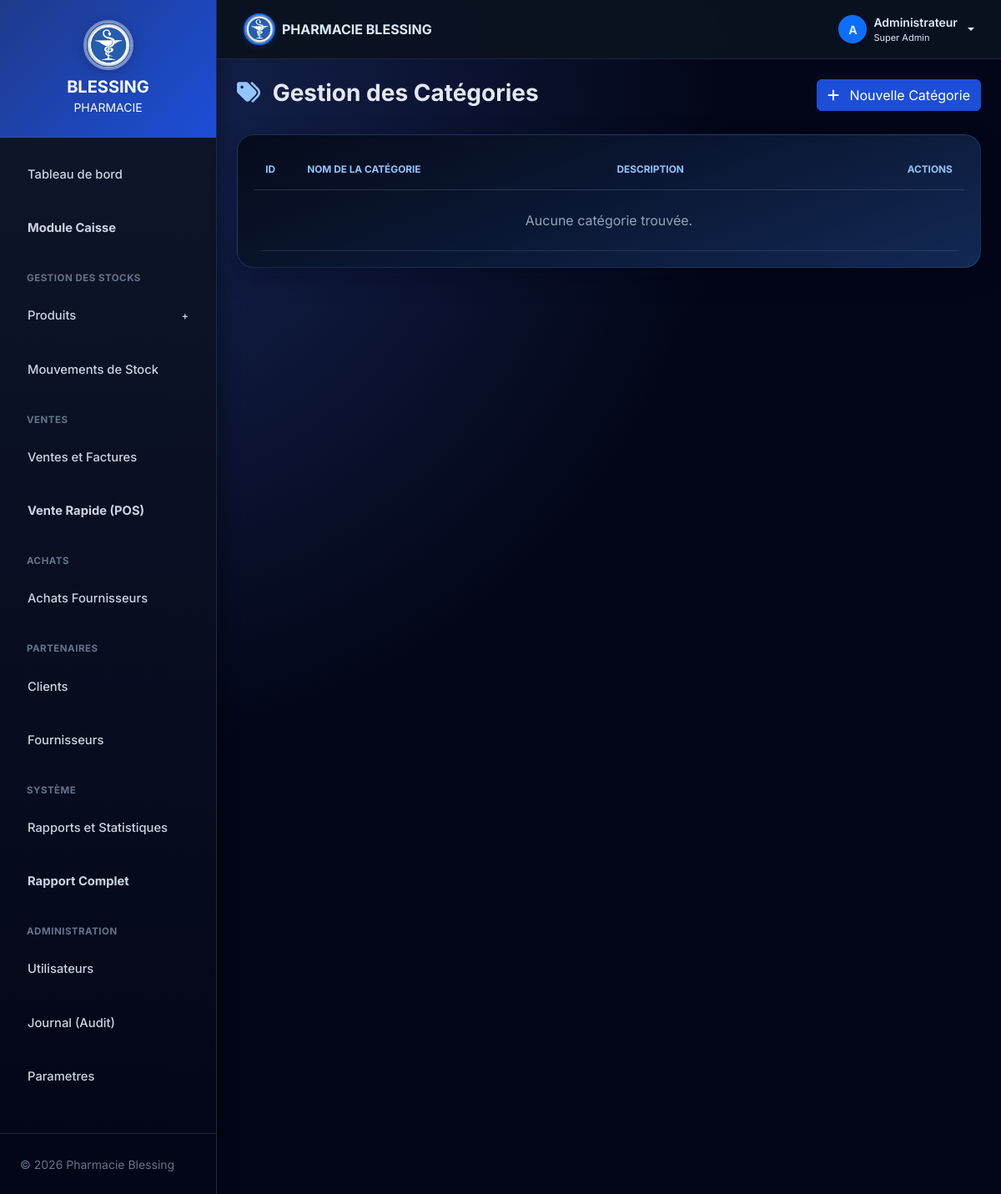
Before: /modules/categories/index.php (signed in) with the older database file.
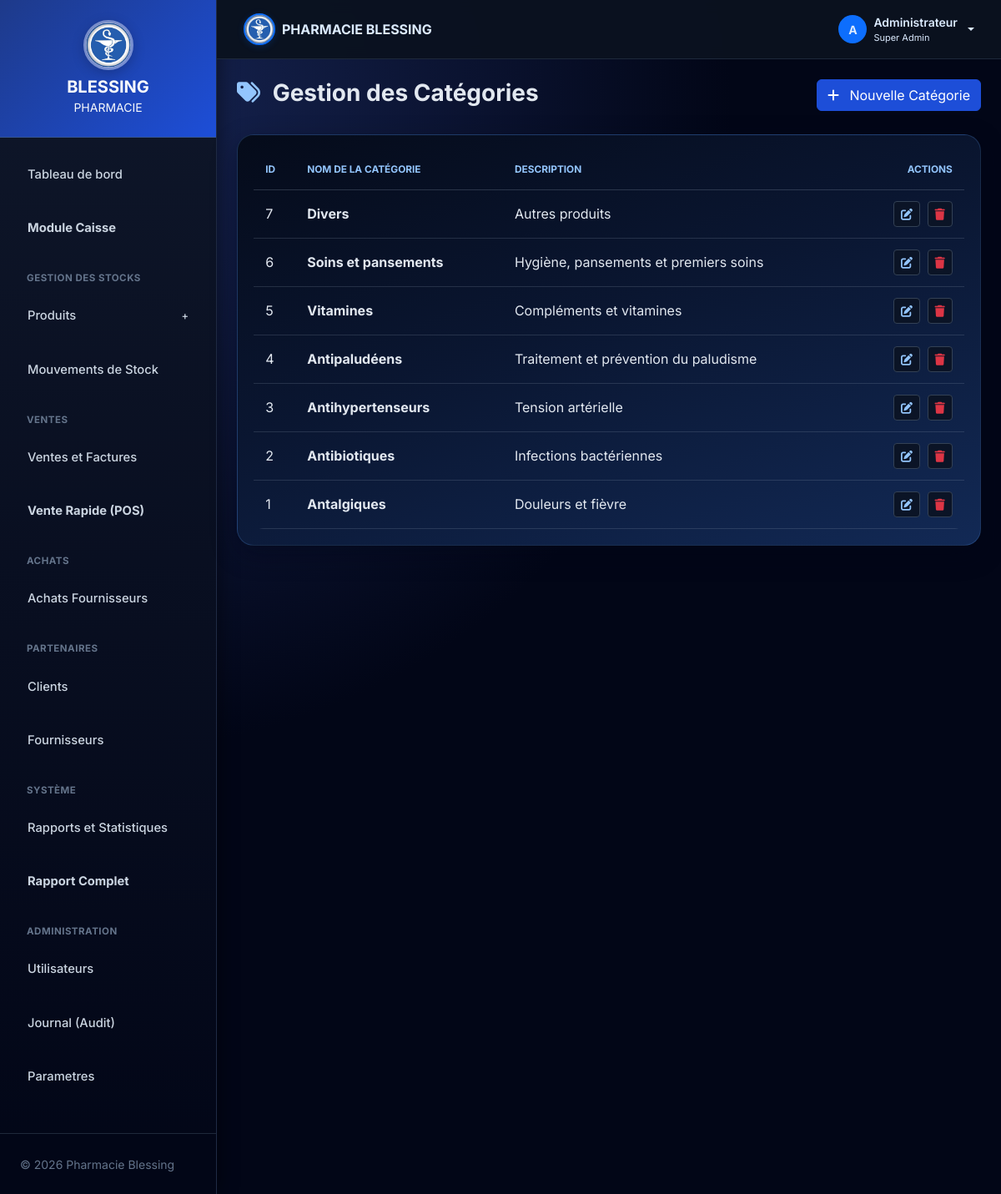
After: the same page with the newer database file.
### tables this page shows
CREATE TABLE IF NOT EXISTS categories (
  id INT AUTO_INCREMENT PRIMARY KEY,
  name VARCHAR(150) NOT NULL UNIQUE,
  description TEXT NULL,
  created_at DATETIME NOT NULL DEFAULT CURRENT_TIMESTAMP
);

### modules/categories/index.php (the view, shortened to what this page needs)
<?php
require_once '../../config/db.php';
require_once '../../includes/functions.php';
$categories = $pdo->query("SELECT * FROM categories ORDER BY id DESC")->fetchAll();
require_once '../../includes/header.php';
?>
<div class="row mb-4">
    <div class="col-md-6">
        <h3 class="fw-bold"><i class="fas fa-tags text-primary me-2"></i> Gestion des Catégories</h3>
    </div>
    <div class="col-md-6 text-end">
        <button class="btn btn-primary" data-bs-toggle="modal" data-bs-target="#addCategoryModal">
            <i class="fas fa-plus me-2"></i> Nouvelle Catégorie
        </button>
    </div>
</div>
<div class="cat-night-wrap">
    <div class="table-responsive">
        <table class="table table-hover table-custom mb-0">
            <thead>
                <tr>
                    <th style="width: 50px;">ID</th>
                    <th>Nom de la catégorie</th>
                    <th>Description</th>
                    <th class="text-end">Actions</th>
                </tr>
            </thead>
            <tbody>
                <?php foreach ($categories as $cat): ?>
                <tr>
                    <td><?php echo $cat['id']; ?></td>
                    <td class="fw-bold"><?php echo $cat['name']; ?></td>
                    <td><?php echo $cat['description'] ?: '-'; ?></td>
                    <td class="text-end">
                        <button class="btn btn-sm btn-light text-primary edit-cat"
                                data-id="<?php echo $cat['id']; ?>"
                                data-name="<?php echo $cat['name']; ?>"
                                data-description="<?php echo $cat['description']; ?>"
                                data-bs-toggle="modal" data-bs-target="#addCategoryModal">
                            <i class="fas fa-edit"></i>
                        </button>
                        <?php echo csrf_delete_form($cat['id'], 'Supprimer cette catégorie ?', 'btn btn-sm btn-light text-danger ms-1'); ?>
                    </td>
                </tr>
                <?php endforeach; ?>
                <?php if (empty($categories)): ?>
                <tr>
                    <td colspan="4" class="text-center py-4 text-muted">Aucune catégorie trouvée.</td>
                </tr>
                <?php endif; ?>
            </tbody>
        </table>
    </div>
</div>
<?php require_once '../../includes/footer.php'; ?>

### includes/header.php (shortened to what this page needs)
<?php
require_once __DIR__ . '/functions.php';
?>
<!DOCTYPE html>
<html lang="fr">
<head>
    <link href="https://cdn.jsdelivr.net/npm/bootstrap@5.3.0/dist/css/bootstrap.min.css" rel="stylesheet">
    <link rel="stylesheet" href="https://cdnjs.cloudflare.com/ajax/libs/font-awesome/6.5.2/css/all.min.css">
    <link href="<?php echo app_base_url('assets/css/style.css'); ?>" rel="stylesheet">
</head>
<body>
    <div class="wrapper">
        <?php include __DIR__ . '/sidebar.php'; ?>
        <div id="content">
            <nav class="navbar navbar-expand-lg navbar-dark border-bottom px-2 px-md-4 py-2 py-md-3">
                <div class="container-fluid px-1 px-md-2">
                    <a href="<?php echo app_base_url('dashboard.php'); ?>" class="text-decoration-none d-flex align-items-center gap-2">
                        <img src="<?php echo app_base_url('assets/img/pha.jpeg'); ?>" alt="Pharmacie Blessing" class="logo-clock" style="height:38px;width:38px;object-fit:cover;border-radius:50%;border:2px solid #0d6efd;box-shadow:0 2px 8px rgba(13,110,253,0.18);">
                        <span class="fw-bold text-primary fs-6 d-none d-md-inline">PHARMACIE BLESSING</span>
                    </a>
                    <div class="ms-auto d-flex align-items-center gap-2 gap-md-3">
                        <div class="dropdown">
                            <a class="nav-link dropdown-toggle d-flex align-items-center gap-2" href="#" role="button" data-bs-toggle="dropdown">
                                <div class="bg-primary text-white rounded-circle d-flex align-items-center justify-content-center fw-bold" style="width: 34px; height: 34px; font-size: 14px;">
                                    <?php echo strtoupper(substr($_SESSION['full_name'], 0, 1)); ?>
                                </div>
                                <div class="d-none d-md-block text-start">
                                    <div class="fw-600 small"><?php echo htmlspecialchars($_SESSION['full_name']); ?></div>
                                    <div class="text-muted" style="font-size: 11px;"><?php echo $_SESSION['role']; ?></div>
                                </div>
                            </a>
                        </div>
                    </div>
                </div>
            </nav>
            <div class="container-fluid p-4">

### includes/sidebar.php (shortened to what this page needs)
<?php $base_url = rtrim(app_base_url(), '/'); if ($base_url === '') { $base_url = ''; } ?>
<nav id="sidebar">
    <div class="sidebar-header p-4 text-center">
        <a href="<?php echo $base_url; ?>/dashboard.php" class="text-decoration-none">
            <img src="<?php echo $base_url; ?>/assets/img/pha.jpeg" alt="Logo" class="logo-clock"
                 style="width:60px;height:60px;object-fit:cover;border-radius:50%;border:3px solid rgba(255,255,255,0.4);box-shadow:0 4px 15px rgba(0,0,0,0.2);margin-bottom:8px;display:block;margin-left:auto;margin-right:auto;">
            <h5 class="mb-0 fw-bold text-white">BLESSING</h5>
            <small class="text-white-50">PHARMACIE</small>
        </a>
    </div>
    <ul class="list-unstyled components p-3">
        <?php if (has_role('Super Admin') || has_role('Admin')): ?>
        <li class="mb-2">
            <a href="<?php echo $base_url; ?>/dashboard.php" class="nav-link p-3 rounded <?php echo basename($_SERVER['PHP_SELF']) == 'dashboard.php' ? 'active' : ''; ?>">
                Tableau de bord
            </a>
        </li>
        <?php endif; ?>
        <?php if (!has_role('Magasinier')): ?>
        <li class="mb-2">
            <a href="<?php echo $base_url; ?>/modules/caisse/index.php" class="nav-link p-3 rounded fw-bold <?php echo strpos($_SERVER['PHP_SELF'], '/modules/caisse/') !== false ? 'active' : ''; ?>">
                Module Caisse
            </a>
        </li>
        <?php endif; ?>
        <?php if (has_role('Super Admin') || has_role('Admin') || has_role('Magasinier')): ?>
        <li class="sidebar-label px-3 pt-3 pb-2 text-uppercase fw-bold">Gestion des Stocks</li>
        <li class="mb-2">
            <a href="#productSubmenu" data-bs-toggle="collapse" aria-expanded="false" class="nav-link p-3 rounded d-flex justify-content-between align-items-center">
                <span>Produits</span>
                <small>+</small>
            </a>
        </li>
        <li class="mb-2">
            <a href="<?php echo $base_url; ?>/modules/stock/index.php" class="nav-link p-3 rounded">
                Mouvements de Stock
            </a>
        </li>
        <?php endif; ?>
        <?php if (has_role('Super Admin') || has_role('Admin') || has_role('Caissier')): ?>
        <li class="sidebar-label px-3 pt-3 pb-2 text-uppercase fw-bold">Ventes</li>
        <li class="mb-2">
            <a href="<?php echo $base_url; ?>/modules/sales/index.php" class="nav-link p-3 rounded">
                Ventes et Factures
            </a>
        </li>
        <li class="mb-2">
            <a href="<?php echo $base_url; ?>/modules/sales/pos.php" class="nav-link p-3 rounded fw-bold">
                Vente Rapide (POS)
            </a>
        </li>
        <?php endif; ?>
        <?php if (has_role('Super Admin') || has_role('Admin') || has_role('Magasinier')): ?>
        <li class="sidebar-label px-3 pt-3 pb-2 text-uppercase fw-bold">Achats</li>
        <li class="mb-2">
            <a href="<?php echo $base_url; ?>/modules/purchases/index.php" class="nav-link p-3 rounded">
                Achats Fournisseurs
            </a>
        </li>
        <?php endif; ?>
        <?php if (has_role('Super Admin') || has_role('Admin') || has_role('Caissier')): ?>
        <li class="sidebar-label px-3 pt-3 pb-2 text-uppercase fw-bold">Partenaires</li>
        <li class="mb-2">
            <a href="<?php echo $base_url; ?>/modules/clients/index.php" class="nav-link p-3 rounded">
                Clients
            </a>
        </li>
        <?php endif; ?>
        <?php if (has_role('Super Admin') || has_role('Admin') || has_role('Magasinier')): ?>
        <li class="mb-2">
            <a href="<?php echo $base_url; ?>/modules/suppliers/index.php" class="nav-link p-3 rounded">
                Fournisseurs
            </a>
        </li>
        <?php endif; ?>
        <?php if (has_role('Super Admin') || has_role('Admin') || has_role('Magasinier')): ?>
        <li class="sidebar-label px-3 pt-3 pb-2 text-uppercase fw-bold">Système</li>
        <li class="mb-2">
            <a href="<?php echo $base_url; ?>/modules/reports/index.php" class="nav-link p-3 rounded <?php echo (strpos($_SERVER['PHP_SELF'], '/modules/reports/') !== false && basename($_SERVER['PHP_SELF']) === 'index.php') ? 'active' : ''; ?>">
                Rapports et Statistiques
            </a>
        </li>
        <li class="mb-2">
            <a href="<?php echo $base_url; ?>/modules/reports/full_report.php" class="nav-link p-3 rounded fw-bold <?php echo basename($_SERVER['PHP_SELF']) === 'full_report.php' ? 'active' : ''; ?>">
                Rapport Complet
            </a>
        </li>
        <?php endif; ?>
        <?php if (has_role('Super Admin')): ?>
        <li class="sidebar-label px-3 pt-3 pb-2 text-uppercase fw-bold">Administration</li>
        <li class="mb-2">
            <a href="<?php echo $base_url; ?>/modules/users/index.php" class="nav-link p-3 rounded">
                Utilisateurs
            </a>
        </li>
        <li class="mb-2">
            <a href="<?php echo $base_url; ?>/modules/audit/index.php" class="nav-link p-3 rounded">
                Journal (Audit)
            </a>
        </li>
        <li class="mb-2">
            <a href="<?php echo $base_url; ?>/modules/settings/index.php" class="nav-link p-3 rounded">
                Parametres
            </a>
        </li>
        <?php endif; ?>
    </ul>
    <div class="sidebar-footer p-4 mt-auto">
        <small class="text-muted">&copy; 2026 Pharmacie Blessing</small>
    </div>
</nav>

### includes/footer.php (shortened to what this page needs)
            </div>
        </div>
    </div>
</body>
</html>

### includes/functions.php (shortened to what this page needs)
<?php
function app_base_url($path = '') {
    static $root = null;
    if ($root === null) {
        $configured = getenv('APP_BASE_URL');
        if ($configured !== false) {
            $root = rtrim(str_replace('\\', '/', $configured), '/');
        } elseif (getenv('RAILWAY_ENVIRONMENT') || getenv('RAILWAY_PROJECT_ID') || getenv('MYSQLHOST')) {
            $root = '';
        } else {
            $root = '/PHARMACIE%20BLESSING';
        }
    }
    if ($path === '' || $path === '/') {
        return $root === '' ? '/' : $root . '/';
    }
    return $root . '/' . ltrim($path, '/');
}
function has_role($role_name) {
    return isset($_SESSION['role']) && $_SESSION['role'] === $role_name;
}
function csrf_token() {
    return $_SESSION['csrf_token'];
}
function csrf_delete_form($id, $confirm, $buttonClass = 'btn btn-sm btn-light text-danger') {
    $token = htmlspecialchars(csrf_token(), ENT_QUOTES, 'UTF-8');
    $message = htmlspecialchars(json_encode($confirm, JSON_UNESCAPED_UNICODE), ENT_QUOTES, 'UTF-8');
    $class = htmlspecialchars($buttonClass, ENT_QUOTES, 'UTF-8');
    return '<form method="post" class="d-inline" onsubmit="return confirm(' . $message . ')">'
        . '<input type="hidden" name="csrf_token" value="' . $token . '">'
        . '<input type="hidden" name="delete_id" value="' . (int)$id . '">'
        . '<button type="submit" class="' . $class . '" title="Supprimer"><i class="fas fa-trash"></i></button>'
        . '</form>';
}
?>

### assets/css/style.css (style rules this page uses)
:root { --primary-color: #1d4ed8; --primary-dark: #1e3a8a; --primary-soft: #93c5fd; --secondary-color: #94a3b8; --success-color: #22c55e; --danger-color: #ef4444; --warning-color: #f59e0b; --info-color: #0ea5e9; --bg-main: #020617; --bg-panel: #0b1220; --bg-elevated: #111b2f; --bg-soft: #0f172a; --text-main: #e2e8f0; --text-muted: #94a3b8; --border-color: #1e293b; --sidebar-width: 260px; --shadow-sm: 0 4px 14px rgba(0, 0, 0, 0.25); --shadow-md: 0 10px 24px rgba(0, 0, 0, 0.35); --border-radius: 12px; }
.logo-clock { animation: logo-clock-spin 12s linear infinite; transform-origin: center center; will-change: transform; }
html, body { min-height: 100%; }
body { font-family: 'Inter', sans-serif; background: radial-gradient(circle at 10% 10%, #172554 0%, #020617 45%, #020617 100%); overflow-x: hidden; color: var(--text-main); }
.wrapper { display: flex; width: 100%; align-items: stretch; min-width: 0; }
#sidebar { min-width: var(--sidebar-width); max-width: var(--sidebar-width); background: linear-gradient(180deg, #0f172a 0%, #020617 100%) !important; color: var(--text-main); border-right: 1px solid #1f2a44; transition: transform 0.3s ease, margin 0.3s ease; min-height: 100vh; display: flex; flex-direction: column; box-shadow: 2px 0 22px rgba(0, 0, 0, 0.45); flex-shrink: 0; }
#sidebar .sidebar-header { background: linear-gradient(135deg, #1e3a8a 0%, #1d4ed8 100%) !important; color: #f8fafc !important; border-bottom: 1px solid #35548f; }
#sidebar .sidebar-header h5, #sidebar .sidebar-header small { color: #f8fafc !important; }
#sidebar .nav-link { color: #cbd5e1; font-size: 0.92rem; font-weight: 500; transition: all 0.2s; border: 1px solid transparent; }
.sidebar-label { letter-spacing: 0.5px; font-size: 0.72rem; color: #64748b !important; }
.sidebar-footer { background: #020617; border-top: 1px solid #1e293b !important; }
.sidebar-footer small { color: #64748b !important; }
.navbar { background: rgba(11, 18, 32, 0.96) !important; border-bottom: 1px solid #1e293b !important; backdrop-filter: blur(8px); }
.navbar .nav-link, .navbar .text-muted, .navbar .fw-bold, .navbar .small { color: #dbeafe !important; }
#content { width: 100%; min-width: 0; min-height: 100vh; transition: all 0.3s; background: transparent; flex: 1; }
.container-fluid { color: var(--text-main); min-width: 0; }
.table-custom, .table { border-radius: var(--border-radius); overflow: hidden; background: transparent; color: #cbd5e1; }
.table-custom thead th, .table thead th { background-color: #0b1426 !important; border-bottom: 1px solid #223253; color: #bfdbfe; text-transform: uppercase; font-size: 0.74rem; font-weight: 700; padding: 14px; }
.table-custom tbody td, .table tbody td { padding: 13px 14px; vertical-align: middle; color: #cbd5e1; border-bottom: 1px solid #1e293b; background: transparent !important; }
.table-responsive { -webkit-overflow-scrolling: touch; max-width: 100%; }
.text-muted { color: var(--text-muted) !important; }
.btn-primary { background-color: var(--primary-color) !important; border-color: var(--primary-color) !important; }
.btn-light, .btn-outline-secondary, .btn-outline-primary { background-color: #0b1426; color: #cbd5e1; border-color: #334155; }
.fw-600 { font-weight: 600; }
.text-primary { color: #93c5fd !important; }

### modules/categories/index.php (style rules this page uses)
.cat-night-wrap { background:linear-gradient(160deg,#050b1a 0%,#0a1631 45%,#122955 100%); border:1px solid rgba(96,165,250,0.2); border-radius:20px; padding:1.2rem; box-shadow:0 10px 30px rgba(2,6,23,0.35); }
.cat-night-wrap .table-custom, .cat-night-wrap .table-custom thead, .cat-night-wrap .table-custom tbody, .cat-night-wrap .table-custom tr, .cat-night-wrap .table-custom td, .cat-night-wrap .table-custom th { background:transparent !important; }
.cat-night-wrap .table-custom thead th { color:#93c5fd; border-color:rgba(148,163,184,0.25); }
.cat-night-wrap .table-custom td { color:#e2e8f0; border-color:rgba(148,163,184,0.2); }
.cat-night-wrap .text-muted { color:#94a3b8 !important; }

Changed rows visible on the page:
added categories: id "7", name "Divers", description "Autres produits"
added categories: id "6", name "Soins et pansements", description "Hygiène, pansements et premiers soins"
added categories: id "5", name "Vitamines", description "Compléments et vitamines"
added categories: id "4", name "Antipaludéens", description "Traitement et prévention du paludisme"
added categories: id "3", name "Antihypertenseurs", description "Tension artérielle"
added categories: id "2", name "Antibiotiques", description "Infections bactériennes"
added categories: id "1", name "Antalgiques", description "Douleurs et fièvre"
Other visible differences:
text no longer shown: "Aucune catégorie trouvée."
